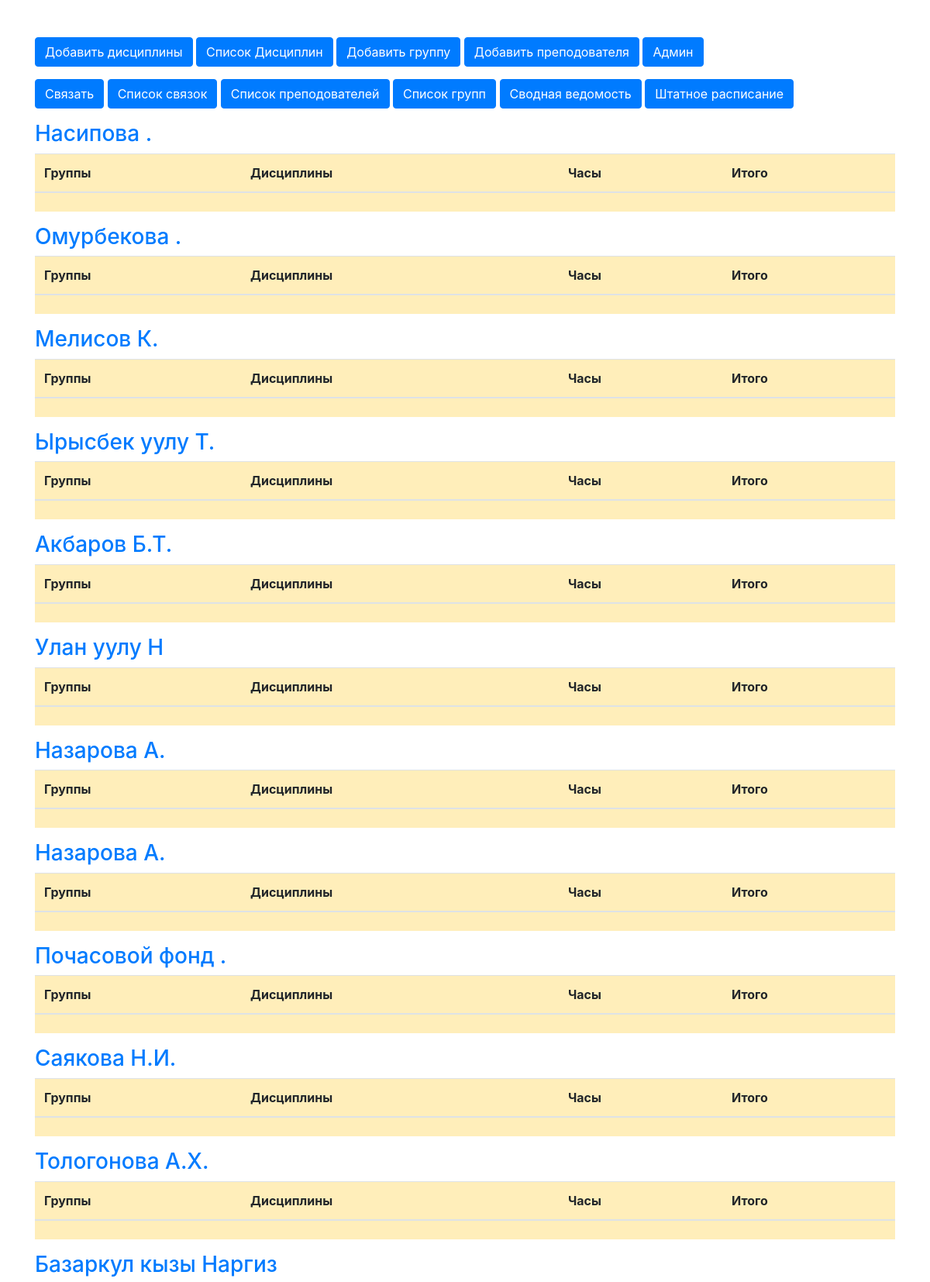
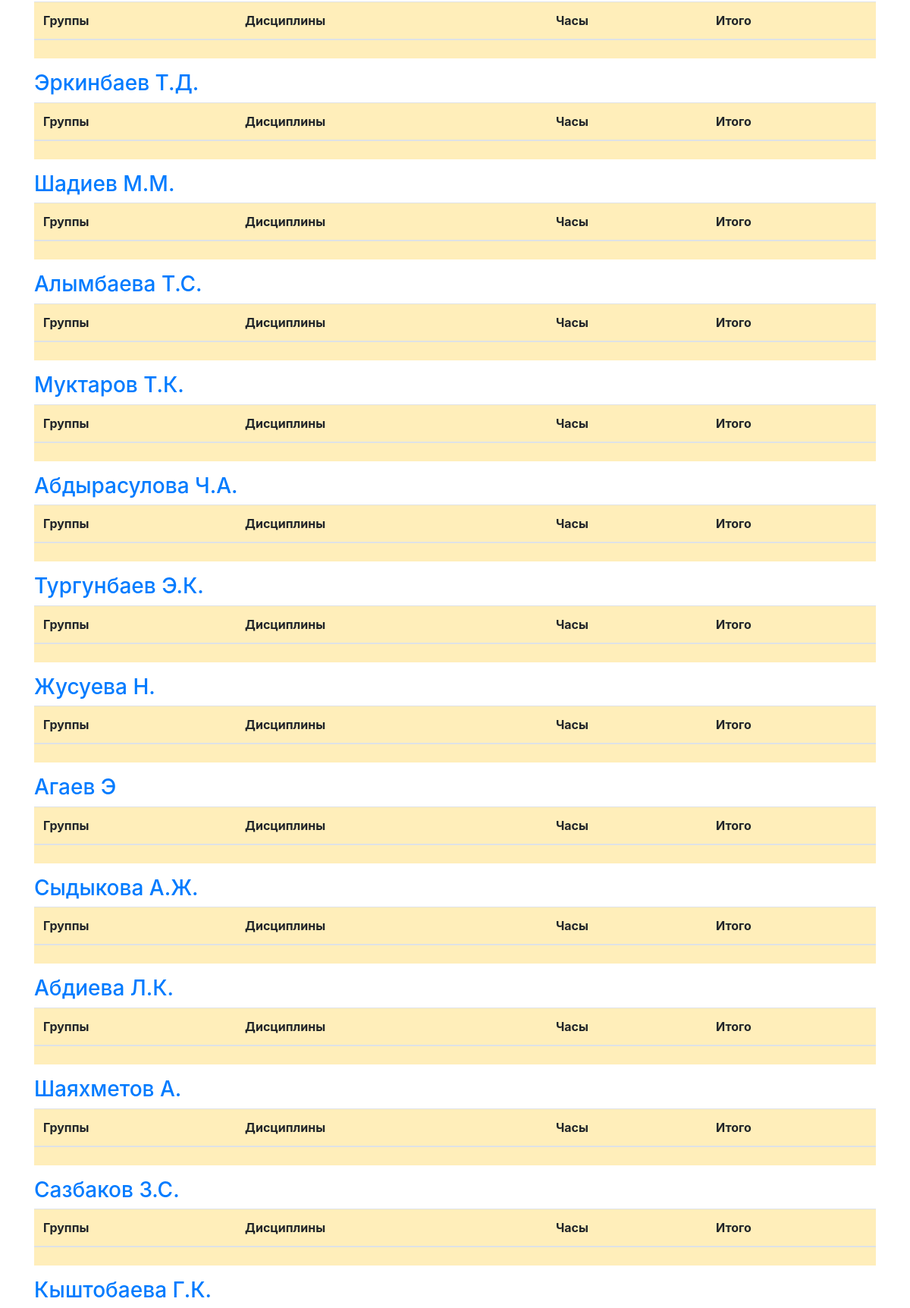
/api/teacher/ (upper part), run on the app's committed database (2 pictures, top to bottom).
### apps/teacher/models.py (models this page shows, shortened)
class Teacher(models.Model):
    first_name = models.CharField(max_length=20, verbose_name='Имя')
    last_name = models.CharField(max_length=30, verbose_name='Фамилия')
    job_title = models.ForeignKey(Doljnost, on_delete=models.SET_NULL, null=True, blank=True, verbose_name='Должность')
    zvanie = models.CharField(max_length=120, verbose_name='Звание')
    ped_staj = models.IntegerField(verbose_name='Пед стаж')
    shtat_sovmest = models.CharField(max_length=250, verbose_name='Штат.или совмест.')
    is_budget = models.BooleanField(default=False, verbose_name='Бюджет')
    stavka_budget = models.FloatField(default=0, verbose_name='Ставка для бюджета')
    stavka = models.FloatField(verbose_name='Ставка')
    class Meta:
        verbose_name = 'Преподователь'
        verbose_name_plural = 'Преподователи'
        ordering = ('id',)
    def get_full_name(self):
        return f"{self.last_name} {self.first_name}"
    get_full_name.short_description = 'Ф.И.О преподавателя'
    def get_title_stavka(self):
        if self.job_title.id == 1:
            return 750
        if self.job_title.id == 2:
            return 800
        if self.job_title.id == 3:
            return 850
        if self.job_title.id == 4:
            return 860
    get_title_stavka.short_description = 'Часы по должности'
    def vsego_stavka(self):
        return self.stavka_budget + self.stavka
    vsego_stavka.short_description = 'Всего ставка'
    def get_time(self):
        if self.job_title.id == 1:
            return self.stavka * 750
        if self.job_title.id == 2:
            return self.stavka * 800
        if self.job_title.id == 3:
            return self.stavka * 850
        if self.job_title.id == 4:
            return  self.stavka * 860
        return 0
    get_time.short_description = 'Необходимые часы'
    def get_time_budget(self):
        if self.job_title.id == 1:
            return self.stavka_budget * 750
        if self.job_title.id == 2:
            return self.stavka_budget * 800
        if self.job_title.id == 3:
            return self.stavka_budget * 850
        if self.job_title.id == 4:
            return  self.stavka_budget * 860
        return 0
    get_time_budget.short_description = 'Необходимые часы бюджет'
    def get_time_vsego(self):
        return self.get_time() + self.get_time_budget()
    get_time_vsego.short_description = 'Всего часы'
    def total_vsego_uchebnyh_chasov(self):
        nagruzki = self.teacherr.all()
        total_hours = sum(nagruzka.group_id.vsego_uchebnyh_chasov for nagruzka in nagruzki if nagruzka.group_id and nagruzka.group_id.vsego_uchebnyh_chasov is not None)
        return round(total_hours, 1)
    total_vsego_uchebnyh_chasov.short_description = 'Очное'
    def total_za_vsego_uchebnyh_chasov(self):
        nagruzki = self.teacherr.all()
        total_hours = sum(nagruzka.group_id.za_vsego_uchebnyh_chasov for nagruzka in nagruzki if nagruzka.group_id and nagruzka.group_id.za_vsego_uchebnyh_chasov is not None)
        return round(total_hours, 1)
    total_za_vsego_uchebnyh_chasov.short_description = 'Заочное'
    def vsego(self):
        return round(self.total_vsego_uchebnyh_chasov() + self.total_za_vsego_uchebnyh_chasov(), 1)
    vsego.short_description = 'Всего'

### api/teacher/views.py (the view)
# urls.py: path('', views.teacher, name='teacher'),
def teacher(request):
    if request.method == 'GET':
        teacher = Teacher.objects.all().annotate(total=Sum('teacherr__group_id__vsego_uchebnyh_chasov')).order_by('-id')
        context = {'teachers': teacher}
        return render(request, 'teacher.html', context)
    return HttpResponse('Error')

### api/teacher/templates/teacher.html (shortened to what this page needs)
<!DOCTYPE html>
{% load static %}
<html lang="en">
<head>
    <link rel="stylesheet" href="https://cdn.jsdelivr.net/npm/bootstrap@4.0.0/dist/css/bootstrap.min.css">
</head>
<body>
<div class="container my-5">
    <div class="d-grid gap-2">
        <p>
        <a href="{% url 'creatediscipline' %}"><button class="btn btn-primary" type="button">Добавить дисциплины</button></a>
        <a href="{% url 'disciplinelist' %}"><button class="btn btn-primary" type="button">Список Дисциплин</button></a>
        <a href="{% url 'create' %}"><button class="btn btn-primary" type="button">Добавить группу</button></a>
        <a href="{% url 'createteacher' %}"><button class="btn btn-primary" type="button">Добавить преподователя</button></a>
        <a href="{% url 'admin:index' %}"><button class="btn btn-primary" type="button">Админ</button></a>
        </p>
        <p>
        <a href="{% url 'createconnects' %}"><button class="btn btn-primary" type="button">Связать</button></a>
        <a href="{% url 'connectlist' %}"><button class="btn btn-primary" type="button">Список связок</button></a>
        <a href="{% url 'teacherlist' %}"><button class="btn btn-primary" type="button">Список преподователей</button></a>
        <a href="{% url 'showgroup' %}"><button class="btn btn-primary" type="button">Список групп</button></a>
        <a href="{% url 'vedomost' %}"><button class="btn btn-primary" type="button">Сводная ведомость</button></a>
        <a href="{% url 'shtatnoe' %}"><button class="btn btn-primary" type="button">Штатное расписание</button></a>
        </p>
    </div>
{% for teacher in teachers %}
<table class="table table-warning table-hover">
    <a href="{% url 'group_teacher' teacher.pk %}" ><h3>{{ teacher.get_full_name }}</h3></a>
    <thead>
    <tr>
      <th scope="col">Группы</th>
      <th scope="col">Дисциплины</th>
      <th scope="col">Часы</th>
      <th scope="col">Итого</th>
    </tr>
  </thead>
  <tbody>
    <tr>
      <th scope="row"></th>
      <td></td>
      <td></td>
      <td>{{ teacher.total|floatformat:1 }}</td>
    </tr>
  </tbody>
</table>
{% endfor %}
    </div>
</body>
</html>

### data on the page
Teacher: get_full_name "Насипова ."
Teacher: get_full_name "Омурбекова ."
Teacher: get_full_name "Мелисов К."
Teacher: get_full_name "Ырысбек уулу Т."
Teacher: get_full_name "Акбаров Б.Т."
Teacher: get_full_name "Улан уулу Н"
Teacher: get_full_name "Назарова А."
Teacher: get_full_name "Назарова А."
Teacher: get_full_name "Почасовой фонд ."
Teacher: get_full_name "Саякова Н.И."
Teacher: get_full_name "Тологонова А.Х."
Teacher: get_full_name "Базаркул кызы Наргиз"
Teacher: get_full_name "Эркинбаев Т.Д."
Teacher: get_full_name "Шадиев М.М."
Teacher: get_full_name "Алымбаева Т.С."
Teacher: get_full_name "Муктаров Т.К."
Teacher: get_full_name "Абдырасулова Ч.А."
Teacher: get_full_name "Тургунбаев Э.К."
Teacher: get_full_name "Жусуева H."
Teacher: get_full_name "Агаев Э"
Teacher: get_full_name "Сыдыкова А.Ж."
Teacher: get_full_name "Абдиева Л.К."
Teacher: get_full_name "Шаяхметов А."
Teacher: get_full_name "Сазбаков З.С."
Teacher: get_full_name "Кыштобаева Г.К."
